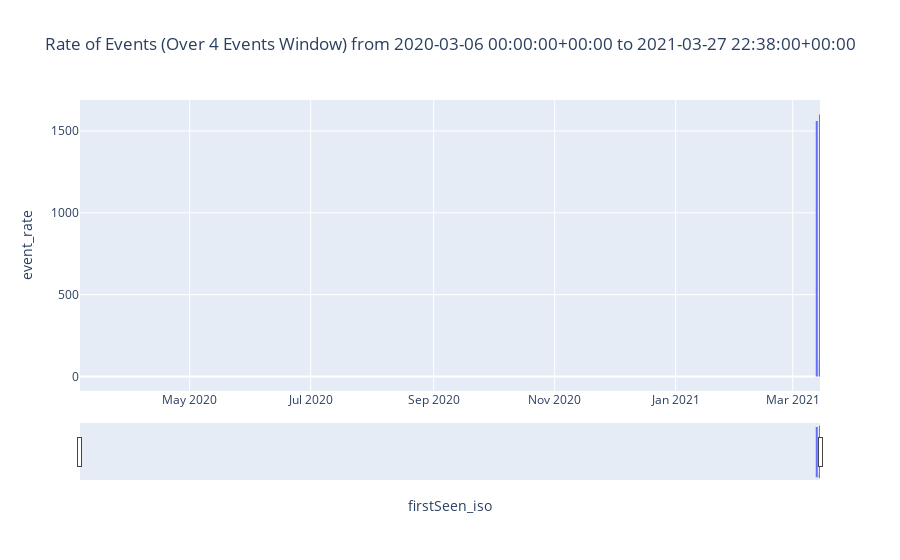

Notebook source saved alongside this figure:
### Code cell
startime_benign = datetime.datetime(2020,3 ,6 ,0,0,0, tzinfo=datetime.timezone.utc)
endtime_benign = datetime.datetime(2021,3,27, 22,38,0, tzinfo=datetime.timezone.utc)
plot_event_rate(data_edges,time_to_study, startime_benign, endtime_benign, window_size=10)

### Figure 1 — Plotly figure (JSON) as saved in the notebook; plotly's stock layout.template omitted (floating-point values rounded to 4 significant figures; data arrays with more than 128 entries replaced by an {"elided": "..."} marker saying what was removed)
{"data": [{"hovertemplate": "firstSeen_iso=%{x}<br>event_rate=%{y}<extra></extra>", "legendgroup": "", "line": {"color": "#636efa", "dash": "solid"}, "marker": {"symbol": "circle"}, "mode": "lines", "name": "", "orientation": "v", "showlegend": false, "type": "scatter", "x": {"elided": "271 str values"}, "xaxis": "x", "y": {"elided": "271 float values"}, "yaxis": "y"}], "layout": {"legend": {"tracegroupgap": 0}, "title": {"text": "Rate of Events (Over 4 Events Window) from 2020-03-06 00:00:00+00:00 to 2021-03-27 22:38:00+00:00"}, "xaxis": {"anchor": "y", "domain": [0, 1], "rangeslider": {"visible": true}, "title": {"text": "firstSeen_iso"}}, "yaxis": {"anchor": "x", "domain": [0, 1], "title": {"text": "event_rate"}}}}
